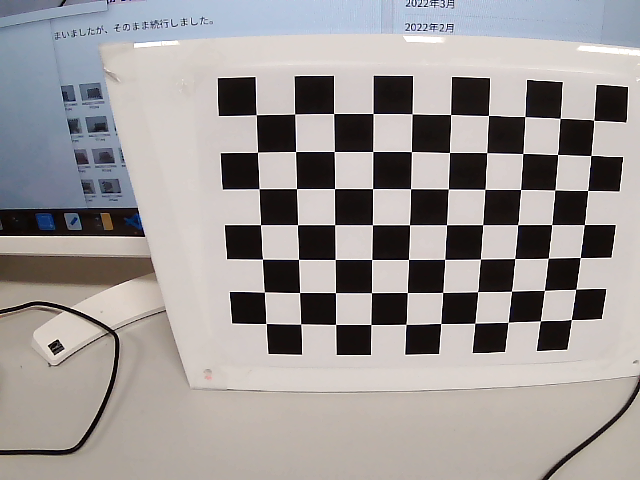
#> input picture Calibration/pics/pic1.png, 640 x 480 px; its folder holds 4 pictures in this run
$ python camera_calibration.py
#> lines starting #> are read from the running program, lines starting #| are printed output that depends on the picture
import cv2
import numpy as np
import os
import glob
from tqdm import tqdm    # 繰り返し処理の進捗を表示するためもの

# Defining the dimensions of checkerboard
CHECKERBOARD = (7,10)       # チェスボードの交点の縦と横の個数，今回は7×10個の交点があるチェスボードを用いる

# cv2.TERM_CRITERIA_EPS:指定された精度(epsilon)に到達したら繰り返し計算を終了する
# cv2.TERM_CRITERIA_MAX_ITER:指定された繰り返し回数(max_iter)に到達したら繰り返し計算を終了する
# cv2.TERM_CRITERIA_EPS + cv2.TERM_CRITERIA_MAX_ITER : 上記のどちらかの条件が満たされた時に繰り返し計算を終了する
criteria = (cv2.TERM_CRITERIA_EPS + cv2.TERM_CRITERIA_MAX_ITER, 30, 0.001)

# Creating vector to store vectors of 3D points for each checkerboard image
objpoints = []          # 三次元座標(ワールド座標)を格納する配列
# Creating vector to store vectors of 2D points for each checkerboard image
imgpoints = []          # 二次元座標(画像座標)を格納する配列


# Defining the world coordinates for 3D points
objp = np.zeros((1, CHECKERBOARD[0]*CHECKERBOARD[1], 3), np.float32)                # チェスボードの交点の個数分だけ[0,0,0]を作る
objp[0,:,:2] = np.mgrid[0:CHECKERBOARD[0], 0:CHECKERBOARD[1]].T.reshape(-1, 2)      # チェスボードの交点のワールド座標

# Extracting path of individual image stored in a given directory
images = glob.glob('./pics/*.png')

print("全ての画像の交点の画像座標を求めています")
for filepath in tqdm(images):       # ※tqdmは繰り返し処理の進捗を表示するためのもの
    img = cv2.imread(filepath)                      # 変数filepathが持っている名前の画像を開く
#> img is the input picture: shape (480, 640, 3); mean B, G, R 151.9, 152.8, 157.5
    gray = cv2.cvtColor(img,cv2.COLOR_BGR2GRAY)     # 白黒画像にする
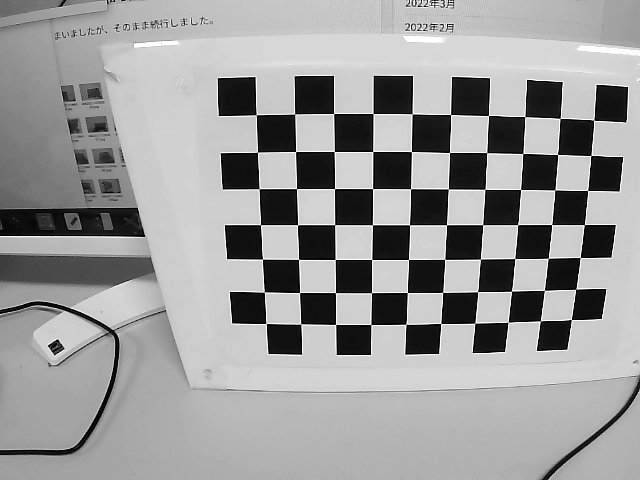
#> gray: shape (480, 640); min 0, max 255, mean 154.1
    # Find the chess board corners
    # If desired number of corners are found in the image then ret = tr
    ret, corners = cv2.findChessboardCorners(gray, CHECKERBOARD, cv2.CALIB_CB_ADAPTIVE_THRESH + cv2.CALIB_CB_FAST_CHECK+cv2.CALIB_CB_NORMALIZE_IMAGE)   # 画像から7×10個の交点を見つける
#> ret = True; corners = 70 rows, first 8: [593.6, 120.3], [590.9, 155.5], [587.5, 190.5], [584.4, 224.6], [580.4, 257.5], [575.6, 289.2], [571.4, 319.5], [560.1, 118.3]

    if ret == True:     # 交点を見つけられたら
        objpoints.append(objp)          # 交点のワールド座標をobjpointsに追加
        # refining pixel coordinates for given 2d points.
        corners2 = cv2.cornerSubPix(gray,corners,(11,11),(-1,-1),criteria)
#> corners2 = 70 rows, first 8: [593.8, 120.2], [590.9, 155.5], [587.8, 190.5], [584.4, 224.6], [580.3, 257.5], [575.7, 289.3], [571.4, 319.5], [560.1, 118.4]

        imgpoints.append(corners2)
#> pass 2 of the loop `for filepath in tqdm(images):`:
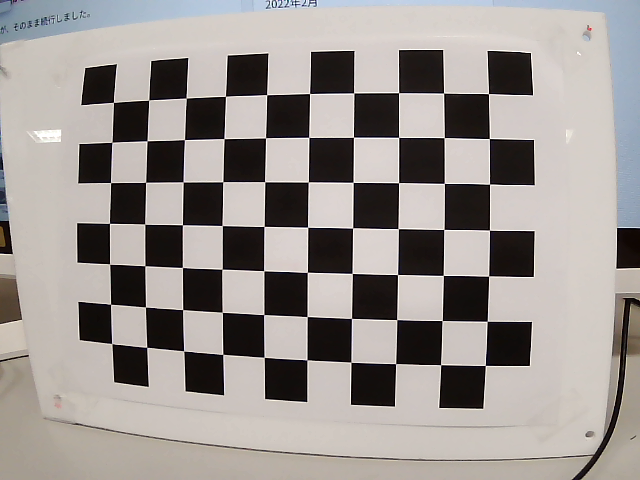
#> input picture Calibration/pics/pic10.png, 640 x 480 px
#> img is the input picture: shape (480, 640, 3); mean B, G, R 144.4, 147.8, 153.7
#> `gray = cv2.cvtColor(img,cv2.COLOR_BGR2GRAY)`:
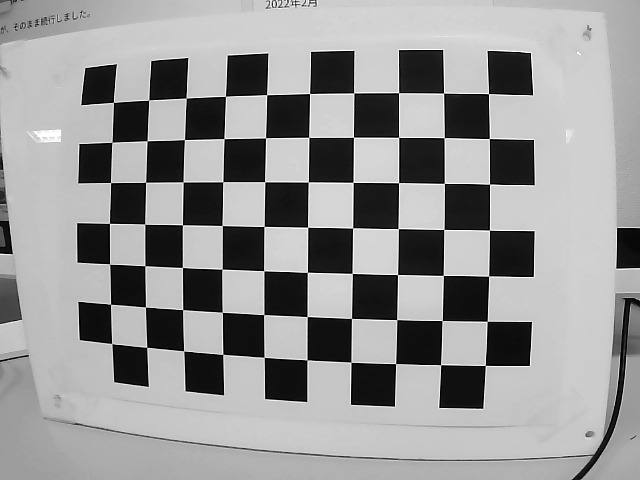
#> gray: shape (480, 640); min 0, max 255, mean 149.2
#> corners = 70 rows, first 8: [483, 98], [489.3, 138.5], [489.5, 184.1], [489.4, 230.2], [488.6, 276], [487.2, 321.2], [485.3, 365.4], [443.6, 93.09]
#> corners2 = 70 rows, first 8: [488.5, 93.57], [489.3, 138.5], [489.5, 184.1], [489.5, 230.2], [488.6, 276.1], [487.2, 321.3], [485.3, 365.4], [443.6, 93.15]

print("\nカメラキャリブレーションを行っています")
ret, mtx, dist, rvecs, tvecs = cv2.calibrateCamera(objpoints, imgpoints, gray.shape[::-1],None,None)    # ここでカメラキャリブレーションを行っている

print(f'\n内部パラメータ: \n{mtx}')
print(f'\n歪み係数: \n{dist}')
#print(f'\n外部パラメータの回転行列：\n{rvecs}')
#print(f'\n外部パラメータの並進ベクトル：\n{tvecs}')

# 予め求めておくことができるのは内部パラメータと歪み係数である．
# カメラの位置を動かすと外部パラメータは変わってしまうので，この段階で求めた外部パラメータは必要ない．

#【参考】
# https://miyashinblog.com/opencv-undistort/
